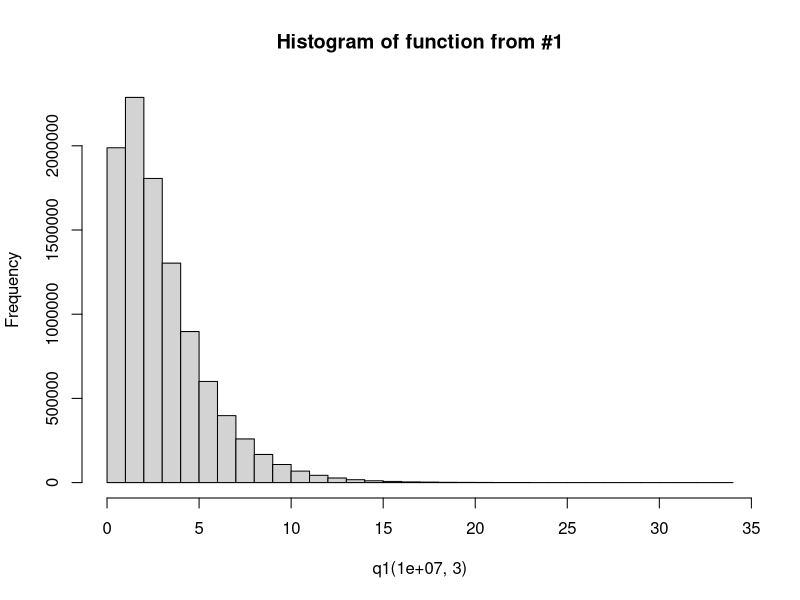
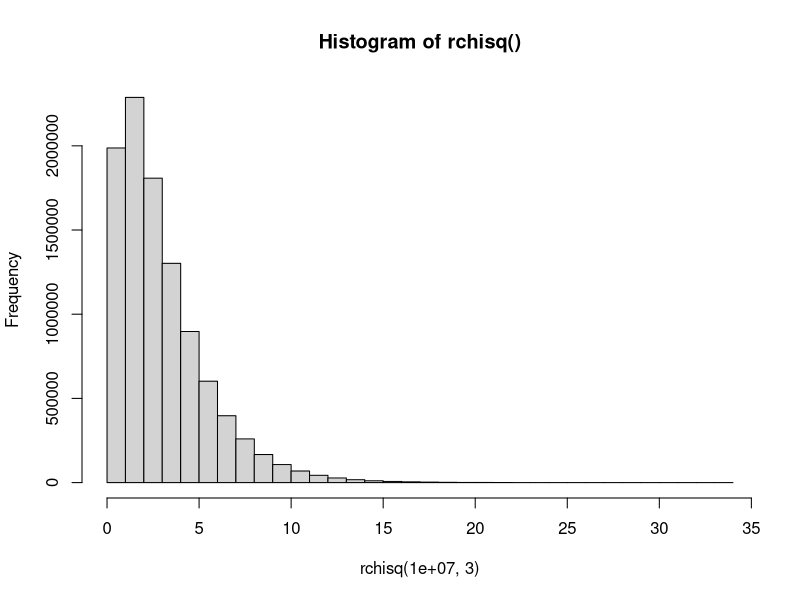
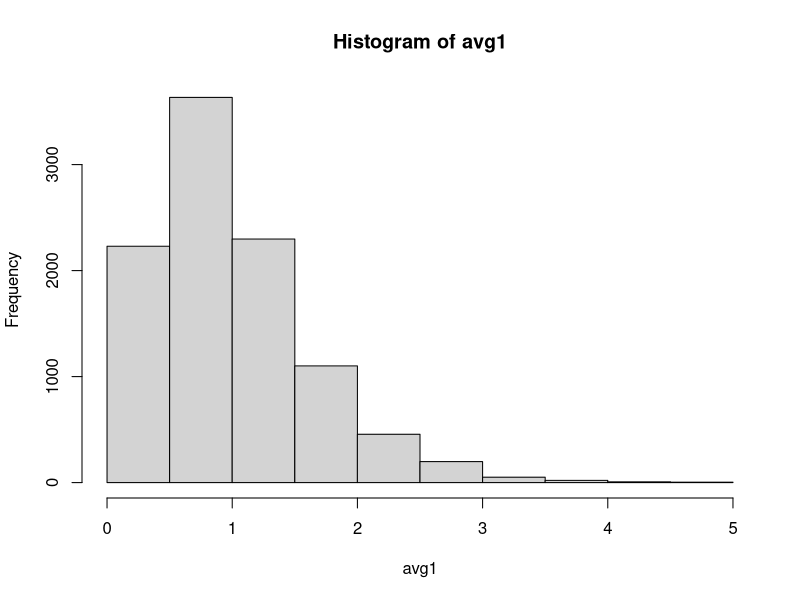
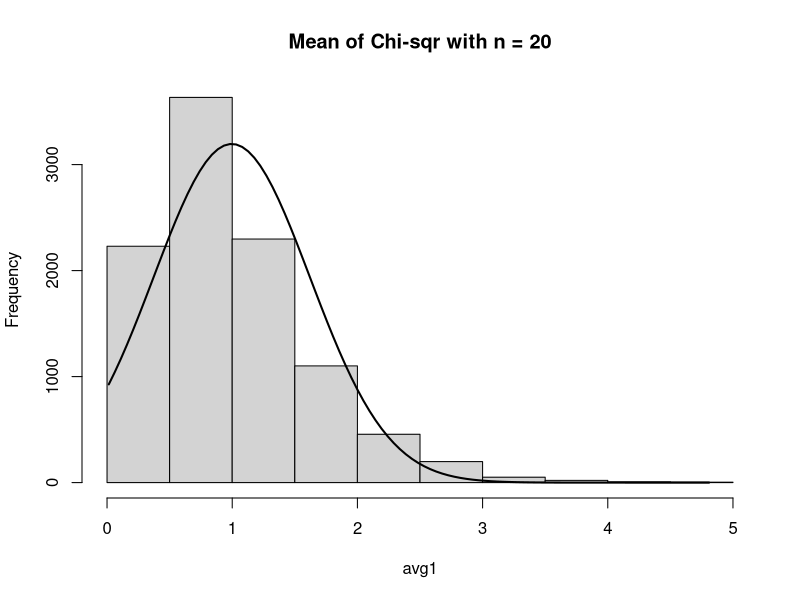
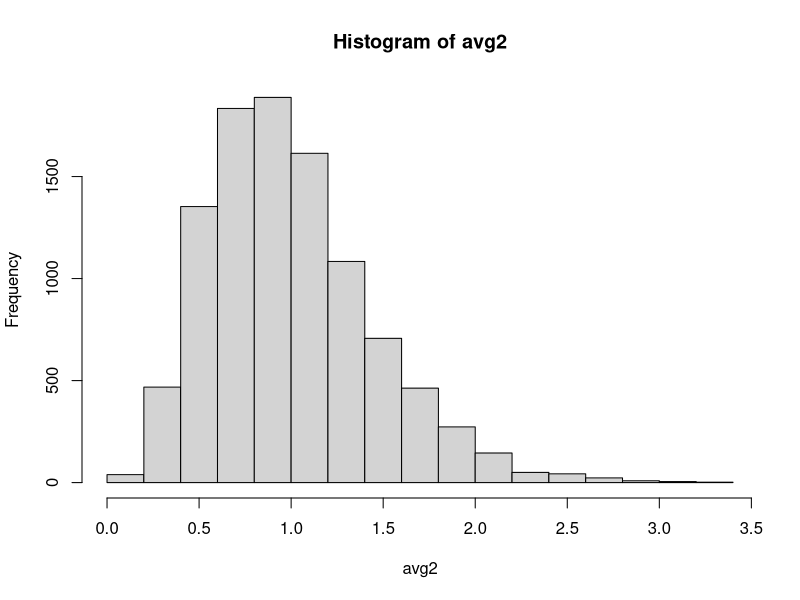
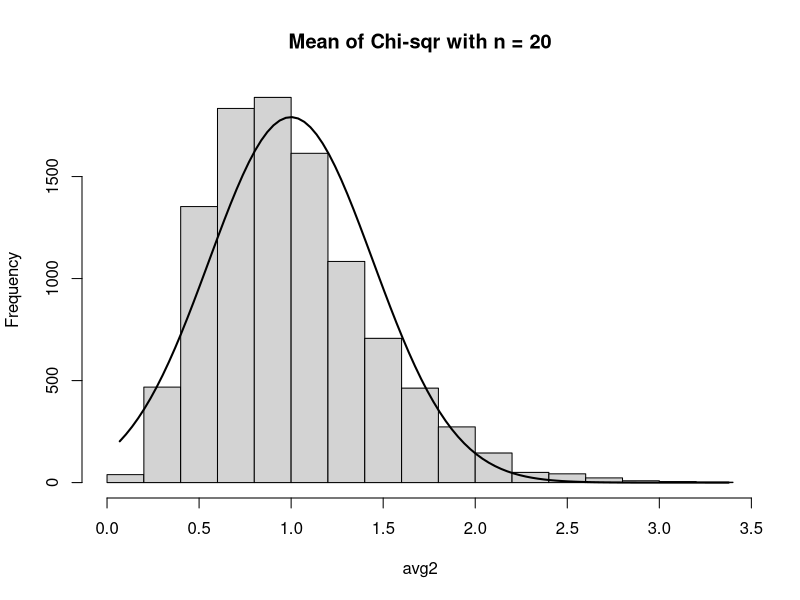
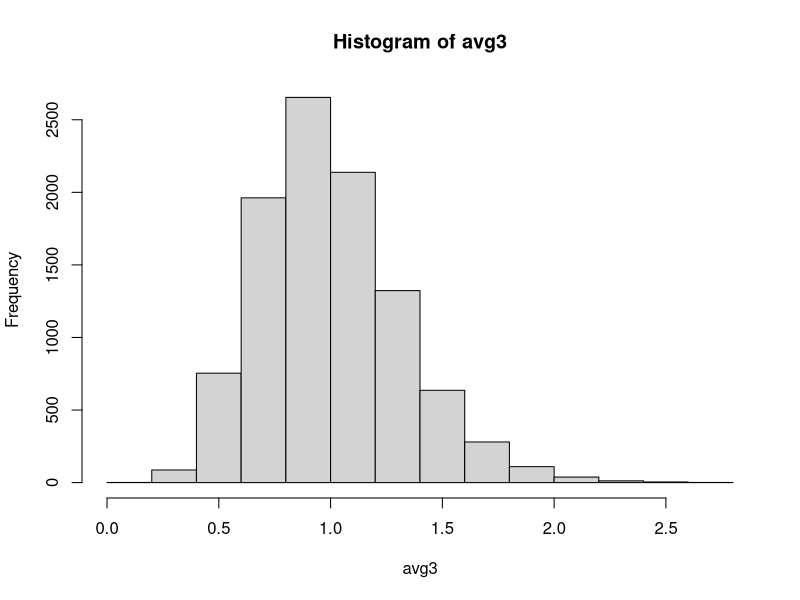
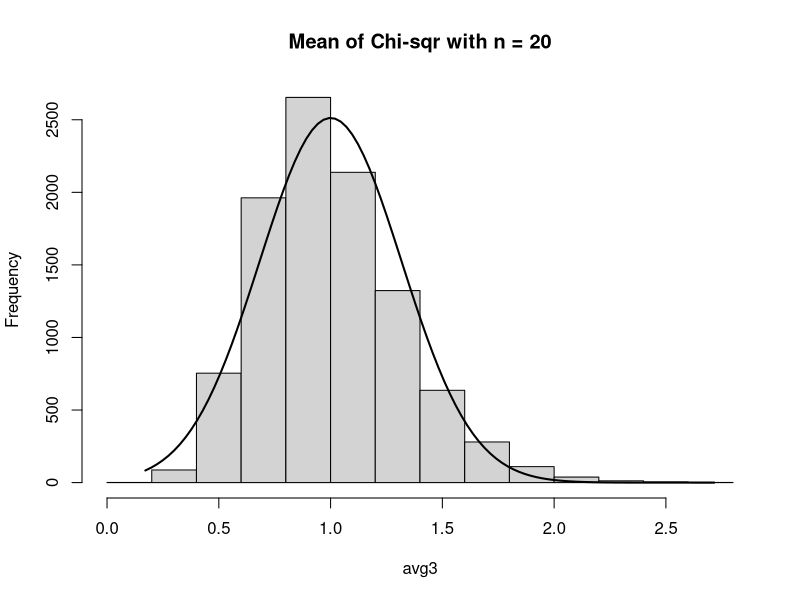

Reproduce these figures in R, in order. (Note: this script raises an error after producing the figures.)
## ---- chunk 1
knitr::opts_chunk$set(echo = TRUE)
library(tidyverse)
library(knitr)
library(generics)
## ---- chunk 2
df <- c(1)
q1<- 
  function (n,k){
    df <- c(1)
    for (b in seq(n)){
       a <- 0
      for( x in seq(k)){
        a = a + (rnorm(1))^2
      }
      df[b] = a
    }
    return(df)
  }
## ---- chunk 3
set.seed(1001)
hist(q1(10000000,3), main="Histogram of function from #1")

## ---- chunk 4
set.seed(8289)
hist(rchisq(10000000,3), main="Histogram of rchisq()")
## ---- chunk 5
set.seed(8289)
avg1=c(0)
for(x in seq(10000)){
  avg1[x] = mean(rchisq(5,1))
}
x2 <- seq(min(avg1), max(avg1), length = 100)
fun <- dnorm(x2, mean = mean(avg1), sd = sd(avg1))
y2<-fun* diff(hist(avg1)$mids[1:2])*length(avg1)
hist(avg1, main="Mean of Chi-sqr with n = 20")
lines(x2, y2, lwd = 2)
## ---- chunk 6
set.seed(8289)
avg2=c(0)
for(x in seq(10000)){
  avg2[x] = mean(rchisq(10,1))
}

x2 <- seq(min(avg2), max(avg2), length = 100)
fun <- dnorm(x2, mean = mean(avg2), sd = sd(avg2))
y2<-fun* diff(hist(avg2)$mids[1:2])*length(avg2)
hist(avg2, main="Mean of Chi-sqr with n = 20")
lines(x2, y2, lwd = 2)
## ---- chunk 7
set.seed(8289)
avg3=c(0)
for(x in seq(10000)){
  avg3[x] = mean(rchisq(20,1))
}

x2 <- seq(min(avg3), max(avg3), length = 100)
fun <- dnorm(x2, mean = mean(avg3), sd = sd(avg3))
y2<-fun* diff(hist(avg3)$mids[1:2])*length(avg3)
hist(avg3, main="Mean of Chi-sqr with n = 20")
lines(x2, y2, lwd = 2)
## ---- chunk 8
set.seed(8289)
avg4=c(0)
for(x in seq(10000)){
  avg4[x] = mean(rchisq(40,1))
}


x2 <- seq(min(avg4), max(avg4), length = 100)
fun <- dnorm(x2, mean = mean(avg4), sd = sd(avg4))
y2<-fun* diff(hist(avg4)$mids[1:2])*length(avg4)
hist(avg4, main="Mean of Chi-sqr with n = 20")
lines(x2, y2, lwd = 2)
## ---- chunk 9
sig <- matrix(c(13.6, -14.5, -103.4, -14.5, 65.2, 154, -103.4, 154, 2702), 3, 3, byrow = TRUE)
error <- rnorm(1000,0,0.75^2)
mvn_gen <- function(n, mu, sigma, factorization = "Cholesky") {
  d <- length(mu)
  Z <- matrix(rnorm(n*d), nrow = n, ncol = d)
  if(factorization == "Cholesky") { Q <- chol(sigma) } else {
    if(factorization == "Spectral") {
      ev <- eigen(sigma)
      lambda <- ev$values
      P <- ev$vectors
      Q <- P %*% diag(sqrt(lambda)) %*% t(P) } else {
        stop("Arg factorization must be 'Cholesky' or 'Spectral'.")
      } }
  mu <- matrix(mu, nrow = d, ncol = 1)
  J = matrix(1, nrow = n, ncol = 1)
  X <- Z %*% Q + J %*% t(mu)
  return(data.frame(X))
}
set.seed(1211)

mv <- mvn_gen(n = 1000, mu = c(0.5, 0.3, 10), sigma = sig, factorization = "Spectral")
Y = 71 - 0.28 *mv$X1 + 0.05*mv$X2 - 0.007*mv$X3+error
data2 <- cbind(mv,Y)

model<-lm(Y ~ X1 +X2 + X3 ,data = data2)
## ---- chunk 10
model%>%
  tidy() %>%
  kable()
